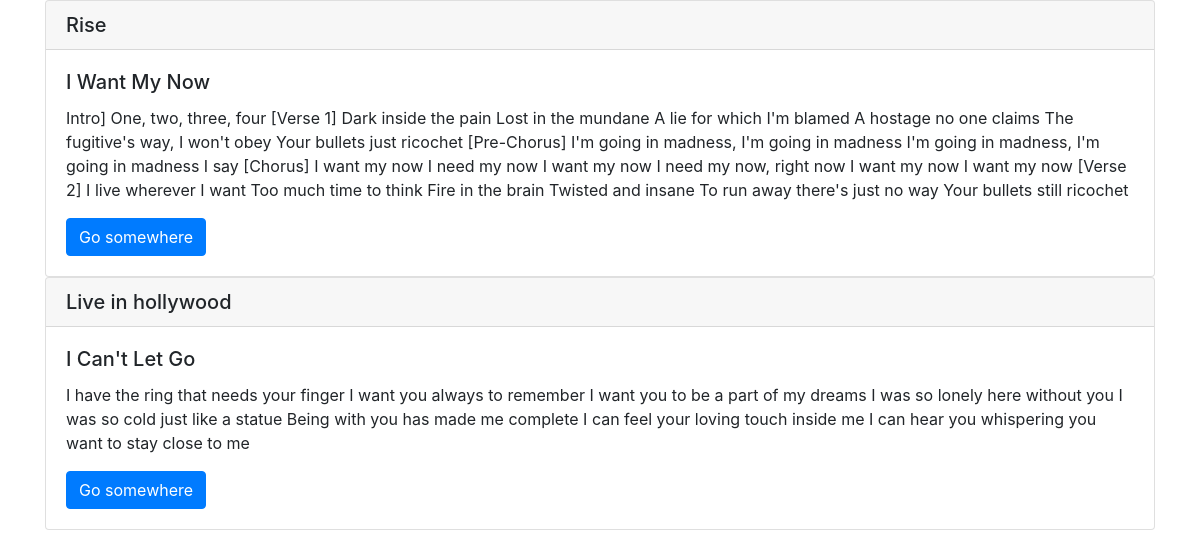
The page / on the database its author committed.
### quotes/models.py (models this page shows, shortened)
class Song(models.Model):
    song_name = models.CharField(max_length=200)
    song_lyrics = models.TextField()
    album_cat = models.ForeignKey(
        'Album',
        on_delete= models.CASCADE
    )

class Album(models.Model):
    albumName = models.CharField(max_length=200)

### quotes/views.py (the view)
# urls.py: path('', views.HomeView.as_view(), name="home" )
class HomeView(ListView):
    template_name = "index.html"
    model = Song
    def get_queryset(self):
        query_set = super().get_queryset()
        return query_set.select_related('album_cat')

### templates/index.html
{% extends 'base.html' %}
{% block body %}
<div class="container">
    {% for Song in object_list %}
    <div class="card">
  <h5 class="card-header">{{ Song.album_cat.albumName }}</h5>
  <div class="card-body">
    <h5 class="card-title">{{ Song.song_name }}</h5>
    <p class="card-text">{{ Song.song_lyrics }}</p>
    <a href="#" class="btn btn-primary">Go somewhere</a>
  </div>
</div>
    {% endfor %}
</div>
{% endblock %}

### templates/base.html (shortened to what this page needs)
<!DOCTYPE html>
<html lang="en">
<head>
    <link rel="stylesheet" href="https://maxcdn.bootstrapcdn.com/bootstrap/4.0.0/css/bootstrap.min.css">
</head>
<body>
{% block body %}
{% endblock %}
</body>
</html>

### rows shown on the page
Song: album_cat.albumName "Rise", song_name "I Want My Now", song_lyrics "Intro] One, two, three, four [Verse 1] Dark inside the pain Lost in the mundane A lie for which I'm blamed A hostage no one claims The fugitive's way, I won't obey Your bullets just ricochet [Pre-Chorus] I'm going in madness, I'm going in madness I'm going in madness, I'm going in madness I say [Chorus] I want my now I need my now I want my now I need my now, right now I want my now I want my now [Verse 2] I live wherever I want Too much time to think Fire in the brain Twisted and insane To run away there's just no way Your bullets still ricochet"
Song: album_cat.albumName "Live in hollywood", song_name "I Can't Let Go", song_lyrics "I have the ring that needs your finger I want you always to remember I want you to be a part of my dreams I was so lonely here without you I was so cold just like a statue Being with you has made me complete I can feel your loving touch inside me I can hear you whispering you want to stay close to me"
